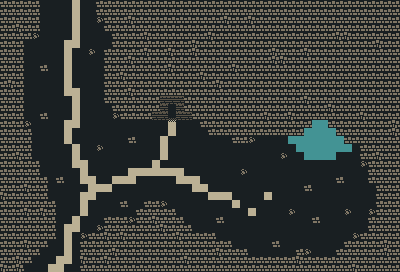

A level layout from a 2D game, rendered from its tile map. Below: a short description, then the map file with its tile-grid data intact:
An orthogonal 50x34 tile map with 8x8 px tiles, 1 tile layer (Tile Layer 1).

<map version="1.10" tiledversion="1.11.2" orientation="orthogonal" renderorder="right-down" width="50" height="34" tilewidth="8" tileheight="8" infinite="0" nextlayerid="2" nextobjectid="1">
 <editorsettings>
  <export target="../../server/src/maps/mountains_entrance.csv" format="csv" />
 </editorsettings>
 <tileset firstgid="1" source="tiles.tsx" />
 <layer id="1" name="Tile Layer 1" width="50" height="34">
  <data encoding="csv">
18,18,18,18,18,1,1,1,1,7,1,1,18,18,18,18,18,18,18,18,18,18,18,18,18,18,18,18,18,18,18,18,18,18,18,18,18,18,18,18,18,18,18,18,18,18,18,18,18,18,
18,18,18,18,18,1,1,1,1,7,1,1,18,18,18,18,18,18,18,18,18,18,18,18,18,18,18,18,18,18,18,18,18,18,18,18,18,18,18,18,18,18,18,18,18,18,18,18,18,18,
18,18,18,18,18,1,1,1,1,7,1,1,20,18,18,18,19,18,18,18,18,18,18,18,18,18,18,18,19,18,18,19,18,18,18,18,18,18,18,18,18,18,18,18,18,18,18,18,18,18,
18,18,19,18,18,1,1,1,1,7,1,1,1,18,18,18,18,18,18,18,18,18,18,18,18,18,18,18,18,18,18,18,18,18,18,18,18,18,18,18,18,18,18,18,18,18,18,18,18,18,
18,18,18,18,20,1,1,1,1,7,1,1,1,1,18,18,18,18,19,18,18,18,18,18,18,18,19,18,18,18,18,18,18,18,18,18,18,18,18,18,18,18,19,19,18,18,18,18,18,18,
18,18,18,1,1,1,1,1,7,7,1,1,1,1,18,18,18,18,18,18,18,18,18,18,19,18,18,18,18,18,18,18,18,18,18,18,18,18,18,18,18,18,18,18,18,18,18,19,18,18,
18,18,18,1,1,1,1,1,7,1,1,20,1,18,18,18,18,18,19,18,18,19,18,18,19,18,18,18,18,18,18,18,18,18,19,18,18,18,19,18,18,18,18,18,18,18,18,18,18,18,
18,18,18,1,1,1,1,1,7,1,1,1,1,18,18,18,19,18,18,18,18,18,18,18,18,18,18,18,18,18,18,18,18,18,19,19,18,18,18,18,18,18,18,18,18,18,18,18,18,18,
18,18,18,1,1,18,1,1,7,1,1,1,1,18,18,18,18,18,18,18,18,19,18,18,18,18,18,18,18,19,18,18,18,18,18,18,18,18,18,18,18,18,18,18,18,18,18,18,18,18,
18,18,18,1,1,1,1,1,7,1,1,1,1,18,18,19,18,18,18,18,18,18,18,18,18,19,18,18,18,18,18,18,18,18,18,18,18,18,18,18,18,18,18,18,18,18,18,18,18,18,
18,19,18,1,1,1,1,1,7,1,1,1,1,18,18,18,18,18,18,18,18,18,18,18,18,18,18,19,18,18,18,18,18,18,18,18,18,18,18,18,18,18,18,18,18,18,18,18,18,18,
18,18,18,1,1,1,1,1,7,7,1,1,1,18,18,18,19,18,18,18,18,18,18,18,18,18,18,18,18,18,18,18,18,18,18,18,18,18,18,18,18,18,18,18,18,18,18,18,18,18,
18,18,18,1,1,1,1,1,1,7,1,1,1,18,18,18,18,18,18,18,17,17,17,18,18,18,18,18,18,18,18,18,18,18,18,18,18,18,19,18,18,18,18,18,18,18,18,18,18,18,
18,18,18,1,1,1,1,1,1,7,1,1,1,1,18,18,18,18,18,18,17,1,17,18,18,18,18,18,18,18,18,18,18,18,18,18,18,18,18,18,18,19,18,18,18,18,18,18,18,18,
18,18,18,1,1,18,1,1,1,7,1,1,1,1,20,18,18,18,18,17,17,23,17,17,18,18,18,18,18,18,18,18,18,19,18,18,19,18,18,18,18,18,18,18,18,19,18,18,18,18,
18,18,18,20,1,1,1,1,7,7,1,1,1,1,1,1,1,1,1,1,1,8,1,1,1,18,18,18,18,18,18,18,18,18,18,18,18,18,18,9,9,18,18,18,18,18,18,18,18,19,
18,18,18,18,1,1,1,1,7,1,1,1,1,1,1,1,1,1,1,1,1,7,1,1,1,1,18,18,18,18,18,18,18,18,18,18,18,18,9,9,9,9,18,18,18,18,18,18,18,19,
18,18,18,18,1,1,1,1,7,1,1,1,1,1,1,1,18,1,1,1,7,1,1,1,1,1,1,1,1,18,18,20,1,1,1,1,9,9,9,9,9,9,9,18,18,18,18,18,18,18,
18,18,18,18,1,1,1,1,1,7,1,1,20,1,1,1,1,1,1,1,7,1,1,1,1,1,1,1,1,1,1,1,1,1,1,1,1,9,9,9,9,9,9,9,1,18,18,18,18,18,
18,18,19,18,1,1,1,1,1,7,1,1,1,1,1,1,1,1,1,1,7,1,1,1,1,1,1,1,1,1,1,1,1,1,1,20,1,1,9,9,9,9,1,1,1,18,18,19,18,18,
18,18,18,18,18,1,1,1,1,7,7,1,1,1,1,1,1,1,1,7,1,1,1,1,1,1,1,1,1,1,1,1,1,1,1,1,1,1,1,1,1,1,1,1,1,20,18,18,18,18,
18,18,18,18,18,1,1,1,1,1,7,1,1,1,1,1,7,7,7,7,7,7,7,1,1,1,1,1,1,1,20,1,1,1,1,1,1,1,1,1,1,1,1,1,1,1,18,18,18,18,
18,18,18,18,18,18,1,18,1,1,7,7,1,1,7,7,7,1,1,1,1,1,7,7,7,1,1,1,1,1,1,1,1,1,1,1,1,1,1,1,1,1,18,1,1,1,18,18,18,18,
18,18,18,19,18,18,1,1,1,1,1,7,7,7,1,1,1,1,1,1,1,1,1,1,7,7,1,1,1,1,1,1,1,1,1,1,1,1,18,1,1,1,1,1,1,1,1,18,18,18,
19,18,18,18,18,18,1,1,1,1,7,7,1,1,1,1,1,1,1,1,1,1,1,1,1,1,7,7,7,1,1,1,1,7,1,1,1,1,1,1,1,1,1,1,1,1,1,18,18,18,
18,18,18,18,18,18,18,1,1,1,7,1,1,1,1,18,1,1,18,18,20,1,1,1,1,1,1,1,1,7,1,1,1,1,1,1,1,1,1,1,1,1,1,1,1,1,1,18,18,18,
18,18,18,19,18,19,18,1,1,1,7,1,1,1,1,1,1,18,18,18,18,18,1,1,1,1,1,1,1,1,1,7,1,1,1,1,20,1,1,1,1,1,1,20,1,1,20,18,18,18,
18,18,18,18,18,18,18,1,1,7,1,1,1,18,18,18,20,18,18,19,18,18,18,1,1,1,1,18,1,1,1,1,1,1,1,1,1,1,1,18,1,1,1,1,1,1,18,18,18,18,
18,18,18,18,18,18,18,1,7,7,1,1,20,18,18,18,18,18,18,18,19,18,18,18,1,1,1,1,1,1,1,1,1,1,1,1,1,1,1,1,1,1,1,1,1,1,18,18,18,18,
18,18,18,18,18,18,18,1,7,1,20,18,18,19,18,19,18,18,18,18,18,18,19,18,18,18,18,1,1,1,1,1,1,1,1,1,1,1,1,1,1,1,1,1,20,18,18,18,18,18,
18,18,18,19,18,18,1,1,7,1,18,18,18,18,18,18,18,18,18,18,18,18,18,18,18,18,18,18,18,1,1,1,1,1,18,1,1,1,1,1,1,1,1,18,18,18,18,18,19,18,
18,18,18,18,18,1,1,1,7,1,18,18,18,18,19,18,18,18,18,18,18,18,18,18,18,18,18,19,18,18,18,1,1,1,1,1,1,18,20,1,1,1,18,18,18,18,18,18,19,18,
18,18,19,18,1,1,1,7,7,1,19,18,18,19,18,18,18,18,18,18,18,18,18,19,18,18,18,18,18,18,18,18,18,18,18,18,18,19,18,18,18,18,18,18,18,18,18,18,18,18,
19,18,19,1,1,1,7,7,1,1,18,18,18,18,18,18,18,18,18,18,18,18,18,18,18,18,18,18,18,18,18,18,18,18,18,18,18,18,18,18,18,18,18,18,19,18,18,18,18,18
</data>
 </layer>
</map>
